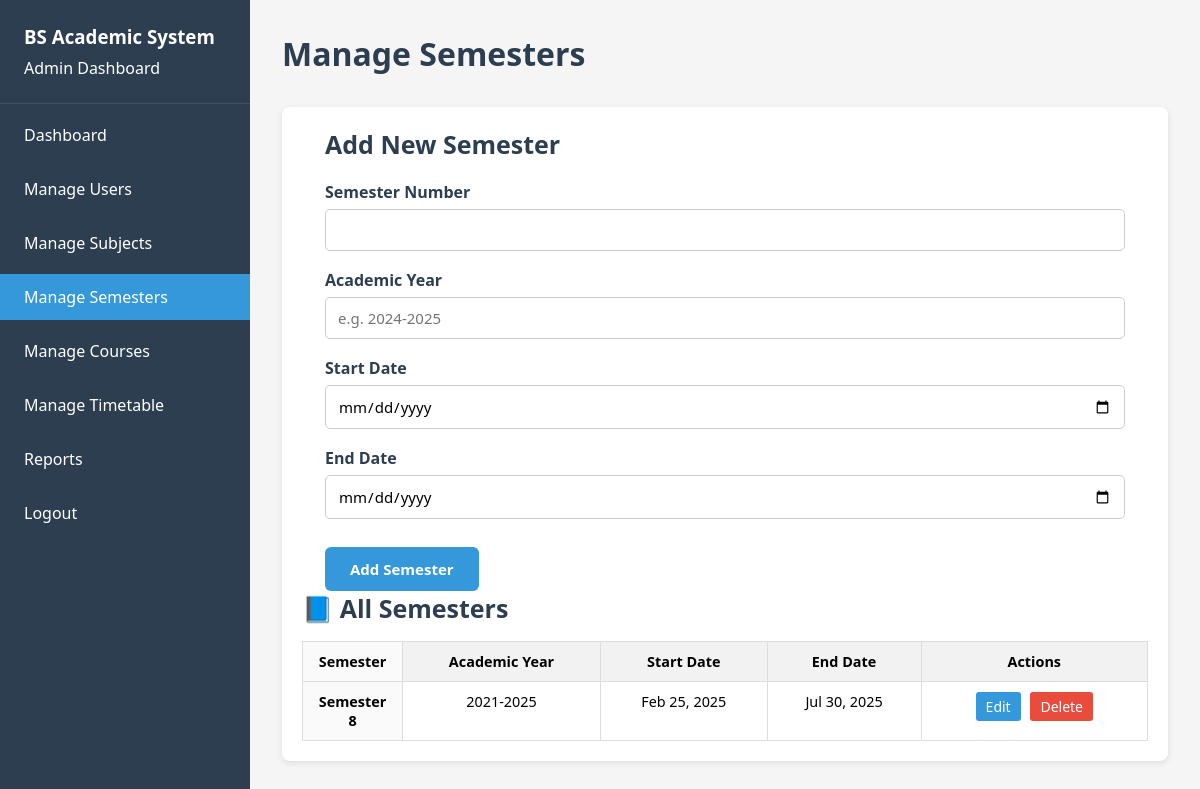
The app's page /admin/manage_semesters.php (signed in) with its own data.
### tables this page shows
CREATE TABLE `semesters` (
  `semester_id` int(11) NOT NULL,
  `semester_number` int(11) DEFAULT NULL CHECK (`semester_number` between 1 and 8),
  `academic_year` varchar(20) NOT NULL,
  `start_date` date NOT NULL,
  `end_date` date NOT NULL
);

### admin/manage_semesters.php (the view, shortened to what this page needs)
<?php
include '../includes/db.php';
$semesters = $conn->query("SELECT * FROM semesters ORDER BY semester_number");
$edit_semester = null;
?>
<!DOCTYPE html>
<html lang="en">
<head>
    <link rel="stylesheet" href="../assets/css/dashboard.css" />
</head>
<body>
<div class="dashboard">
    <?php include 'sidebar.php'; ?>
    <div class="main-content">
        <div class="header">
            <h2>Manage Semesters</h2>
        </div>
        <div class="card">
            <div class="form-container">
                <h3><?= $edit_semester ? 'Edit Semester' : 'Add New Semester' ?></h3>
                <form method="POST" action="manage_semesters.php" novalidate>
                    <div class="form-group">
                        <label for="semester_number">Semester Number</label>
                        <input type="number" id="semester_number" name="semester_number" min="1" max="8" required
                               value="<?= htmlspecialchars($edit_semester['semester_number'] ?? '') ?>">
                    </div>
                    <div class="form-group">
                        <label for="academic_year">Academic Year</label>
                        <input type="text" id="academic_year" name="academic_year" placeholder="e.g. 2024-2025" required
                               value="<?= htmlspecialchars($edit_semester['academic_year'] ?? '') ?>">
                    </div>
                    <div class="form-group">
                        <label for="start_date">Start Date</label>
                        <input type="date" id="start_date" name="start_date" required
                               value="<?= htmlspecialchars($edit_semester['start_date'] ?? '') ?>">
                    </div>
                    <div class="form-group">
                        <label for="end_date">End Date</label>
                        <input type="date" id="end_date" name="end_date" required
                               value="<?= htmlspecialchars($edit_semester['end_date'] ?? '') ?>">
                    </div>
                    <button type="submit" class="btn"><?= $edit_semester ? 'Update Semester' : 'Add Semester' ?></button>
                </form>
            </div>
            <h3>📘 All Semesters</h3>
            <?php if ($semesters->num_rows > 0): ?>
                <table class="semesters-table">
                    <thead>
                        <tr>
                            <th>Semester</th>
                            <th>Academic Year</th>
                            <th>Start Date</th>
                            <th>End Date</th>
                            <th>Actions</th>
                        </tr>
                    </thead>
                    <tbody>
                        <?php while ($semester = $semesters->fetch_assoc()): ?>
                            <tr>
                                <td>Semester <?= (int)$semester['semester_number'] ?></td>
                                <td><?= htmlspecialchars($semester['academic_year']) ?></td>
                                <td><?= date('M d, Y', strtotime($semester['start_date'])) ?></td>
                                <td><?= date('M d, Y', strtotime($semester['end_date'])) ?></td>
                                <td>
                                    <a href="?edit=<?= (int)$semester['semester_id'] ?>" class="action-btn btn-edit">Edit</a>
                                    <a href="?action=delete&id=<?= (int)$semester['semester_id'] ?>"
                                       class="action-btn btn-delete"
                                       onclick="return confirm('Are you sure you want to delete this semester?')">Delete</a>
                                </td>
                            </tr>
                        <?php endwhile; ?>
                    </tbody>
                </table>
            <?php else: ?>
                <p>No semesters found.</p>
            <?php endif; ?>
        </div>
    </div>
</div>
</body>
</html>

### assets/css/dashboard.css (style rules this page uses)
* { margin: 0; padding: 0; box-sizing: border-box; font-family: 'Segoe UI', Tahoma, Geneva, Verdana, sans-serif; }
html, body { height: 100%; background: #f5f5f5; }
body { padding-left: 250px; }
.dashboard { display: flex; min-height: 100vh; }
.main-content { flex: 1; padding: 2rem; }
.header, .faculty-header { margin-bottom: 2rem; }
.header h2 { display: flex; align-items: flex-start; font-size: 2rem; color: #2c3e50; margin-bottom: 0.3rem; }
.btn { background-color: #3498db; color: white; font-size: 15px; padding: 12px 25px; border: none; border-radius: 6px; font-weight: 600; cursor: pointer; transition: background-color 0.3s; display: inline-block; margin-top: 10px; text-align: center; text-decoration: none; }
.action-btn { background: #3498db; padding: 5px 10px; margin: 0 3px; border: none; border-radius: 3px; cursor: pointer; text-decoration: none; display: inline-block; font-size: 14px; }
.btn-edit { background: #3498db; color: white; }
.btn-delete { background: #e74c3c; color: white; }
.card h3 { font-size: 25px; color: #2c3e50; }
.card, .stat-card, .management-section, .subject-section, .form-section, .class-card { background: white; border-radius: 8px; padding: 20px; box-shadow: 0 2px 6px rgba(0,0,0,0.1); margin-bottom: 24px; transition: transform 0.3s ease; }
.form-container { max-width: 800px; margin: 0 auto; }
.form-container h3 { margin-bottom: 20px; }
.form-group { margin-bottom: 18px; display: flex; flex-direction: column; }
.form-group label { font-weight: 600; margin-bottom: 6px; color: #2c3e50; }
.form-group input, .form-group select, .form-group textarea { padding: 10px 12px; font-size: 15px; border: 1px solid #ccc; border-radius: 5px; transition: border-color 0.3s; resize: vertical; }
table { width: 100%; border-collapse: collapse; margin-top: 1rem; }
th, td { padding: 12px; border: 1px solid #ddd; text-align: left; }
th { background-color: #f2f2f2; }
.subjects-table, .users-table, .assignments-table, .semesters-table, .timetable { width: 100%; border-collapse: collapse; }
h2 { text-align: center; margin-bottom: 1.5rem; color: #2c3e50; }
th:first-child, td:first-child { background-color: #fafafa; font-weight: 600; width: 100px; }
table { width: 100%; border-collapse: collapse; min-width: 800px; }
th, td { border: 1px solid #ddd; padding: 10px; vertical-align: top; text-align: center; font-size: 0.9rem; }

### assets/css/sidebar.css (style rules this page uses)
* { margin: 0; padding: 0; box-sizing: border-box; font-family: 'Segoe UI', Tahoma, Geneva, Verdana, sans-serif; }

### records on screen
semesters: semester_number "8", academic_year "2021-2025", start_date "Feb 25, 2025", end_date "Jul 30, 2025"
